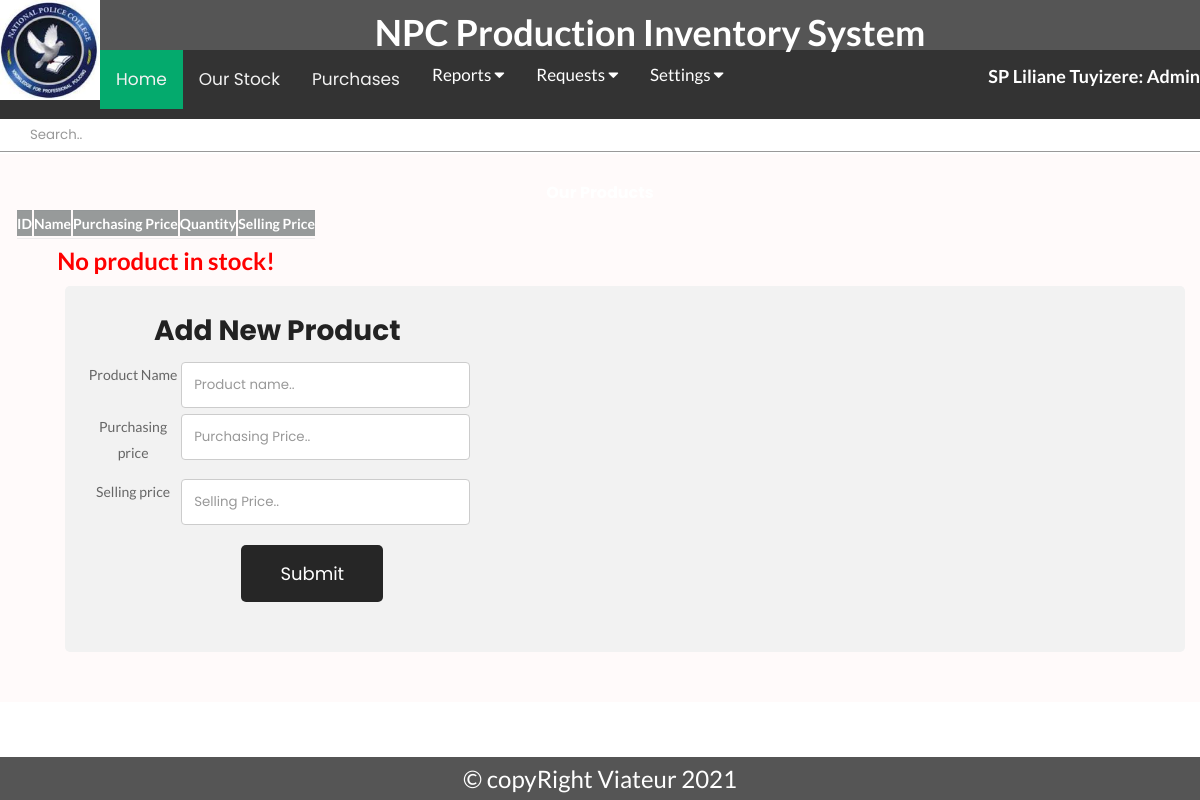
The app's page /manager/Canteen/Ourstock.php (signed in), older data.
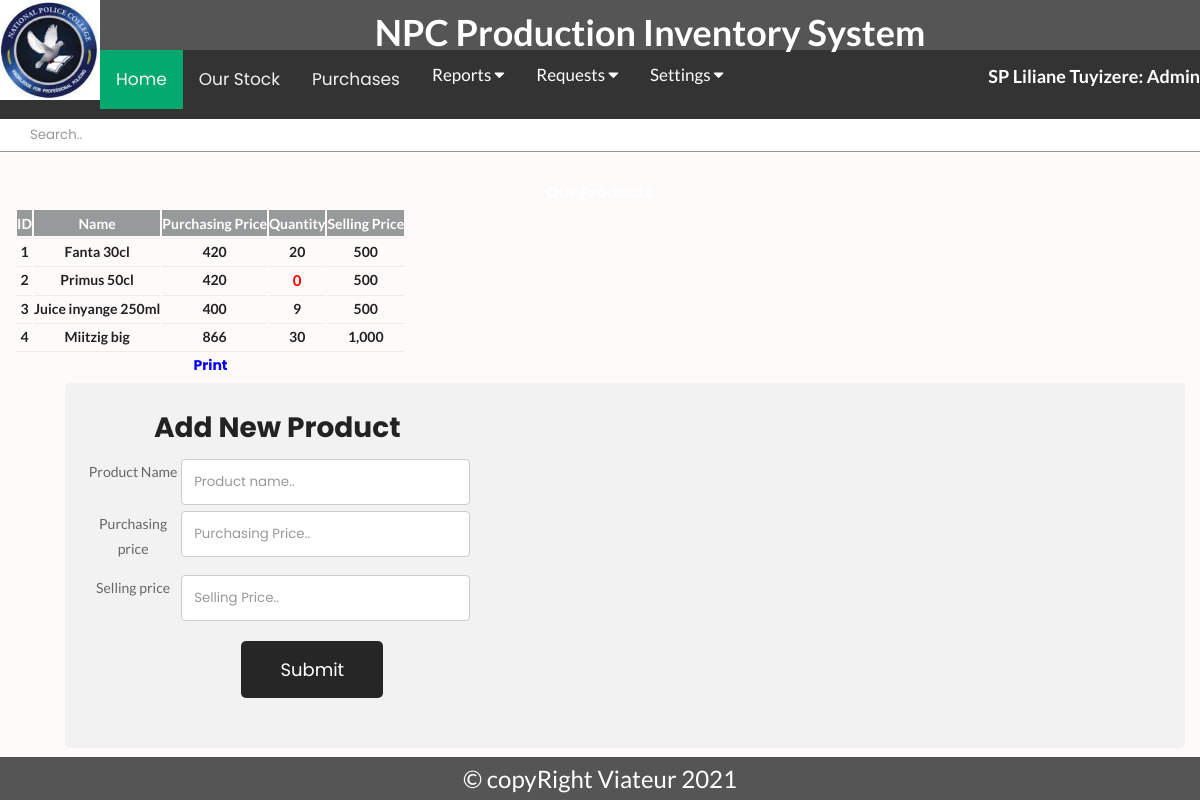
The same page, newer data.
### tables this page shows
CREATE TABLE IF NOT EXISTS `products` (
  `productId` int NOT NULL AUTO_INCREMENT,
  `productName` varchar(25) NOT NULL,
  `purchasingPrice` decimal(65,0) NOT NULL,
  `sellingPrice` decimal(65,0) NOT NULL,
  `balance` int NOT NULL,
  `location` varchar(255) NOT NULL,
  PRIMARY KEY (`productId`)
);

### manager/Canteen/Ourstock.php (the view, shortened to what this page needs)
<div class="topnav" id="myTopnav"><form method="post" action="Ourstock_Search.php">
      <input type="text" placeholder="Search.." name="search" style="margin-top: 10px;" class="search">
    </form>
  </div>
<div class="contents">
<div>
            <div class="main-content-inner">
                <br>
                <h4 class="heading">Our Products</h4>
                <div>
                                <div class="single-table">
                                    <div class="table-responsive">
                                        <table class="table text-dark text-center" id="styled-table">
                                            <thead class="text-uppercase">
                                                <tr class="table-active">
                                                    <th scope="col">ID</th>
                                                    <th scope="col">Name</th>
                                                    <th scope="col">Purchasing Price</th>
                                                    <th scope="col">Quantity</th>
                                                    <th scope="col">Selling Price</th>
                                                </tr>
                                            </thead>
                                            <tbody>
      <?php
               include('../../config.php');
               $sql = "SELECT * FROM products WHERE location='Canteen'";
               $result = $db->query($sql);
          $count=0;
               if ($result -> num_rows >  0) {
                 while ($row = $result->fetch_assoc())
         {
            $count=$count+1;
                   ?>
                   <tr class="database-data">
                  <th><?php echo $count ?></th>
                      <th><?php echo $row["productName"] ?></th>
                      <th><?php echo number_format($row["purchasingPrice"])  ?></th>
                      <th><?php if($row["balance"]=='0'){ echo"<p style='color:red'>" .$row["balance"]."</p>";} else{echo number_format($row["balance"]);}  ?></th>
                      <th><?php echo number_format($row["sellingPrice"])  ?></th>
                    </tr>
            <?php
                 }
                 ?>
                 <tr class="database-data"><th colspan="5" >
               <a href="Stock_Print.php" ><font color="blue"> Print</font></a>
                </th> </tr>
                <?php
               }
               else{
                ?>
                <tr class="database-data" style='font-size:24px;font-weight: bold;color: red;'> <th colspan="6">No product in stock!</th></tr>
                <?php
}
            ?>
                                            </tbody>
                                        </table>
                                    </div>
                                </div>
<div class="add-item">
  <form action="additem.php" method="post">
    <h1>Add New Product</h1>
    <div class="add">
      <div class="col-25">
        <label for="product_name">Product Name</label>
      </div>
      <div class="col-75">
        <input type="text" id="product_name" name="product_name" placeholder="Product name..">
      </div>
    </div>
    <div class="add">
      <div class="col-25">
        <label for="price">Purchasing price</label>
      </div>
      <div class="col-75">
        <input type="number" id="price" name="price" placeholder="Purchasing Price..">
      </div>
    </div>
    <div class="add">
      <div class="col-25">
        <label for="selling_price">Selling price</label>
      </div>
      <div class="col-75">
        <input type="number" id="selling_price" name="selling_price" placeholder="Selling Price..">
      </div>
    </div>
    <div class="add">
      <input type="submit" value="Submit" class="form-submit" style="margin-top: 20px;" name="add">
    </div>
  </form>
</div>
</body>
</html>

Row changes from the older to the newer data that the page shows:
added products: productName "Fanta 30cl", purchasingPrice "420", balance "20", sellingPrice "500"
added products: productName "Primus 50cl", purchasingPrice "420", balance "0", sellingPrice "500"
added products: productName "Juice inyange 250ml", purchasingPrice "400", balance "9", sellingPrice "500"
added products: productName "Miitzig big", purchasingPrice "866", balance "30", sellingPrice "1,000"
Text that changed along with them:
text no longer shown: "No product in stock!"
text now shown: "Print"
